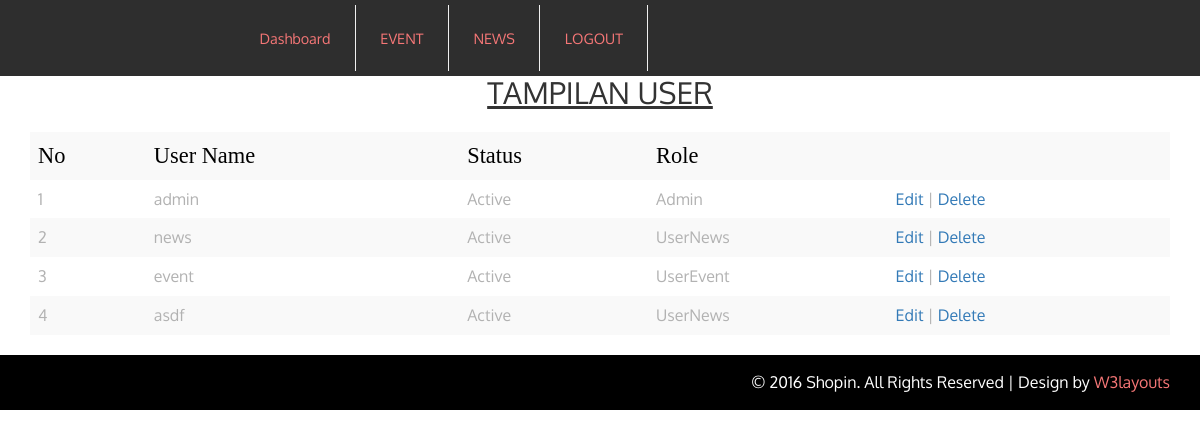
The page /admin/index.php (signed in) on the database its author committed.
### tables this page shows
CREATE TABLE `user` (
  `user_id` int(255) NOT NULL,
  `user_name` varchar(16) NOT NULL,
  `user_pass` varchar(255) NOT NULL,
  `user_status` varchar(12) NOT NULL,
  `user_role` varchar(20) NOT NULL
);

### Admin/index.php (the view, shortened to what this page needs)
<?php
  $dbconnect = new mysqli("localhost", "root", "", "db_test");
  $queryresultlect = $dbconnect->query("SELECT * FROM user");
?>
<!DOCTYPE html>
<html>
<head>
	<link href="css/bootstrap.css" rel="stylesheet" type="text/css" media="all" />
	<link href="css/style.css" rel="stylesheet" type="text/css" media="all" />
</head>
<body>
<div class="header-top">
	<div class="container">
		<div class="col-sm-9 col-md-offset-2  header-login">
	        <ul class="nav navbar-nav nav_1">
            <li><a href="index.php">Dashboard</a></li>
            <li><a href="event.php">EVENT</a></li>
            <li><a href="news.php">NEWS</a></li>
            <li><a href="../index.php">LOGOUT</a></li>
          </ul>
	    </div>
	</div>
</div>
<div id="event">
  <div class="services">
    <div class="container">
      <div class="w3layouts_header">
        <h2 align="center"><u>TAMPILAN USER</u></h2>
        <br>
      </div>
      <div class="w3_services_grids">
        <form action="" method="POST">
        <table class="table table-striped table-hover">
                        <tr>
                          <th>No</th>
                          <th>User Name</th>
                          <th>Status</th>
                          <th>Role</th>
                          <th></th>
                        </tr>
                    <?php
                      $no=1;
                      while($row = $queryresultlect->fetch_array(MYSQLI_ASSOC)) {
                        echo "<tr>";
                        echo "<td>" . $no . "</td>";
                        echo "<td>" . $row['user_name'] . "</td>";
                        echo "<td>" . $row['user_status'] . "</td>";
                        echo "<td>" . $row['user_role'] . "</td>";
                        echo "<td>
                            <a href='edit_user.php?id=$row[user_id]'> Edit </a> |
                            <a href='system/delete_user.php?id=$row[user_id]'> Delete </a>
                          </td>";
                        echo "</tr>";
                        $no++;
                      }
                    ?>
                    </table>
        </form>
      </div>
    </div>
  </div>
</div>
<div class="footer">
	<div class="footer-bottom">
		<div class="container">
			<p class="footer-class">&copy; 2016 Shopin. All Rights Reserved | Design by  <a href="http://w3layouts.com/" target="_blank">W3layouts</a> </p>
			<div class="clearfix"> </div>
		</div>
	</div>
</div>
</body>
</html>

### Admin/css/style.css (style rules this page uses)
html,body { background:#fff; font-size: 100%; font-family:'Oxygen-Regular'; }
body a { transition: 0.5s all; -webkit-transition: 0.5s all; -o-transition: 0.5s all; -moz-transition: 0.5s all; -ms-transition: 0.5s all; }
ul { padding: 0; margin: 0; }
h1,h2,h3,h4,h5,h6,label,p { margin:0; }
.header-login ul li,.header-social ul li { display:inline-block; }
.header-login ul li a { display:inline-block; text-decoration:none; color: #F67777; font-size:0.8em; margin: 0 0.5em; }
.header-top { background-color: #2E2E2E; padding: 0.3em 0; }
ul.nav_1 li a { font-size: 0.9em; padding: 1.6em; }
ul.nav_1 li { border-right:1px solid #EFEFEF; }
table { width:100%; margin: 0em 0 2em; }
th { color: #000000; font-size: 1.4em; font-weight: 400; font-family: 'Ubuntu-Regular'; }
th, td { padding: 10px; }
td { color:#b2b2b2; font-size: 1em; }
.footer-bottom { background:#000; padding:1em 0; }
.footer-class { color:#fff; font-size:1em; float:right; }
.footer-class a { color:#F67777; text-decoration:none; }
.table > thead > tr > th, .table > tbody > tr > th, .table > tfoot > tr > th, .table > thead > tr > td, .table > tbody > tr > td, .table > tfoot > tr > td { padding: 8px; line-height: 1.42857143; vertical-align: top; border-top: none; }
@media (max-width:1220px) { ul.nav_1 li a { padding: 1.6em 1.2em; } }

### rows shown on the page
user: user_name "admin", user_status "Active", user_role "Admin"
user: user_name "news", user_status "Active", user_role "UserNews"
user: user_name "event", user_status "Active", user_role "UserEvent"
user: user_name "asdf", user_status "Active", user_role "UserNews"
